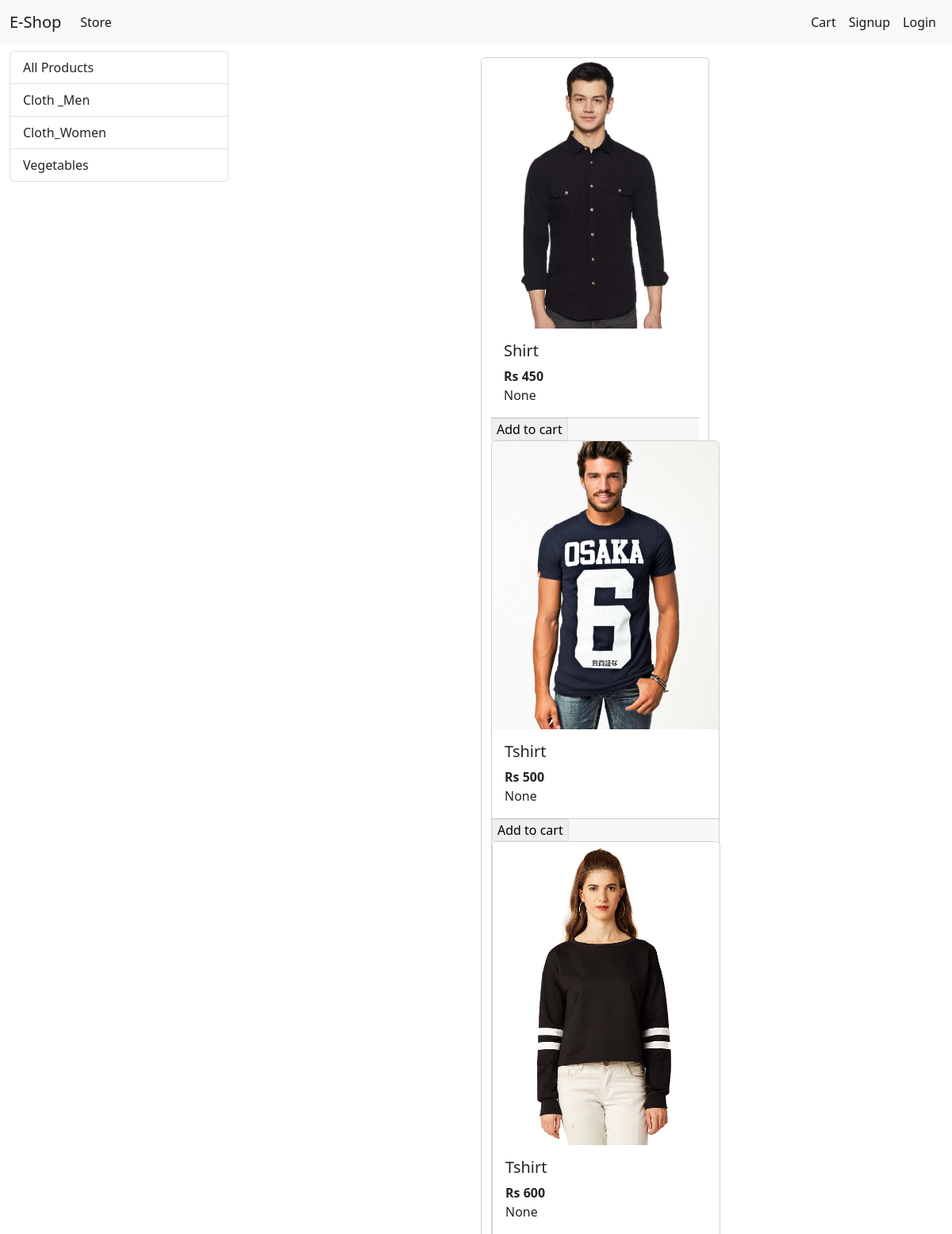
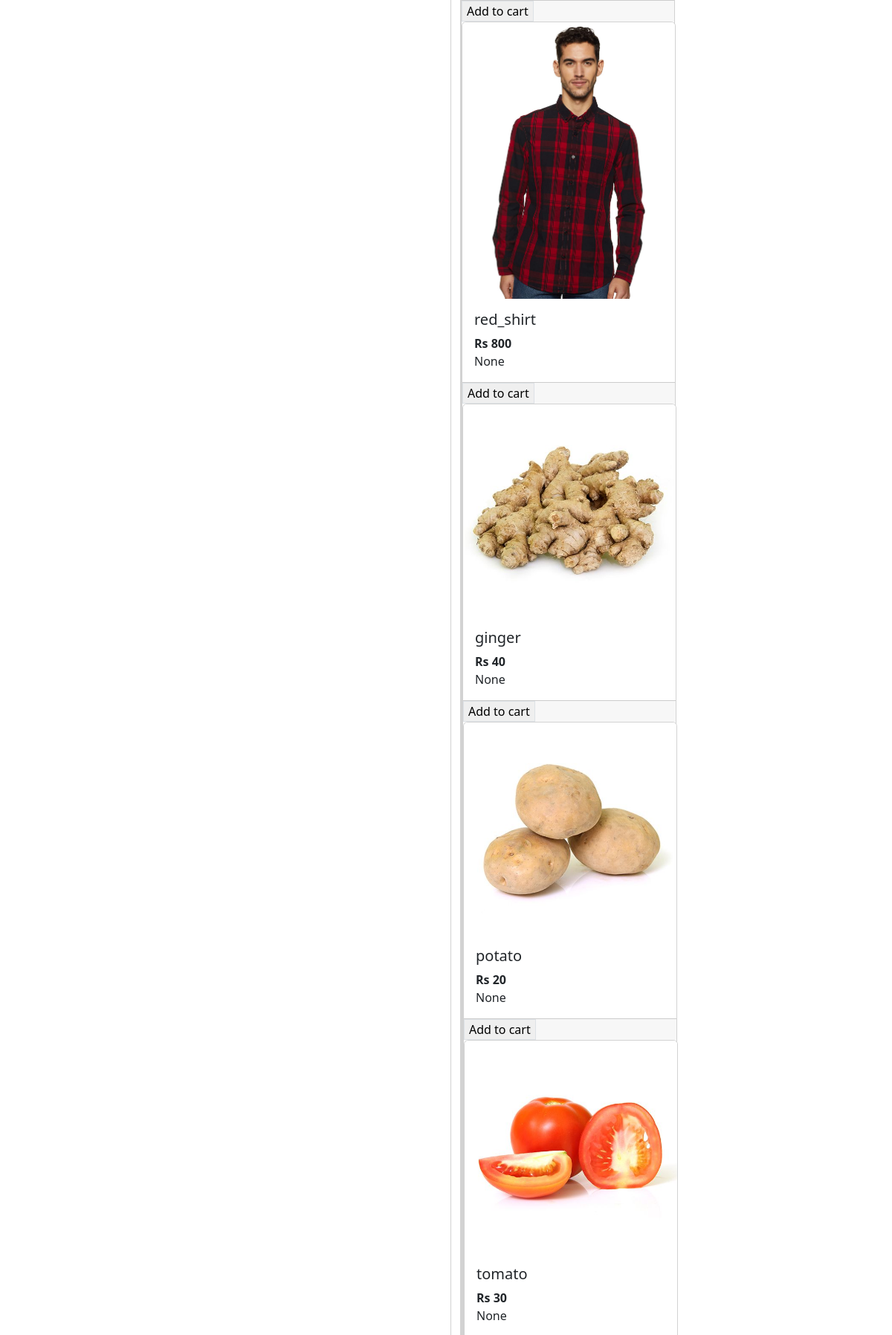
The page / (upper part) on the database its author committed (2 pictures, top to bottom).
### store/models.py (models this page shows, shortened)
class Category(models.Model):
    name = models.CharField(max_length = 50)
    @staticmethod
    def get_all_categories():
        return Category.objects.all()

class Product(models.Model):
    name = models.CharField(max_length = 50)
    price = models.IntegerField()
    category = models.ForeignKey(Category,on_delete = models.CASCADE,default = 1)
    description = models.CharField(max_length = 50)
    image = models.ImageField(upload_to = 'upload/products/')
    @staticmethod
    def get_all_products():
        return Product.objects.all()

### store/views.py (the view, shortened to what this page needs)
# urls.py: path('',Index.as_view(),name = 'homepage'),
class Index(View):
    def get(self,request):
        cart = request.session.get('cart')
        if not cart:
            request.session['cart'] = {}
        all_products = None
        all_categories = Category.get_all_categories()
        categoryID = request.GET.get('category')
        if categoryID:
            all_products = Product.get_all_products_by_categoryid(categoryID)
        else:
            all_products = Product.get_all_products()
        data = {}
        data['all_products'] = all_products
        data['all_categories'] = all_categories
        print('you are:',request.session.get('email'))
        return render(request,'index.html',data)

### store/templatetags/cart.py (called while the page is built)
@register.filter(name='is_in_cart')
def is_in_cart(product,cart):
    keys = cart.keys()
    for id in keys:
        if int(id) == product.id:
            return True

### store/templatetags/custom_filter.py (called while the page is built)
@register.filter(name='currancy')
def currency(number):
            return "Rs "+str(number)

### store/templates/index.html (shortened to what this page needs)
    {% extends 'base.html' %}
    {% load custom_filter%}
    {% block content %}
    {% load cart %}
      <div class = "container-fluid mt-2">
       <div class="row">
        <div class="col-lg-3 mx-auto">
           <div class="list-group">
            <a href="/" class="list-group-item list-group-item-action">All Products</a>
            {%for category in all_categories%}
            <a href="/?category={{category.id}}" class="list-group-item list-group-item-action">{{category.name}}</a>
             {%endfor%}
           </div>
        </div>
        <div id='products' class = "col-lg-9 mx-auto">
          <div class="row mx-auto mt-2">
            {%for product in all_products%}
            <div class="card mx-auto mb-2" id = {{product.id}} style="width: 18rem">
              <img src="{{product.image.url}}" class="card-img-top" alt="...">
              <div class="card-body">
                <h5 class="card-title">{{product.name}}</h5>
                <p class="card-text"><b>{{product.price|currancy}}</b></p>
                {{product|is_in_cart:request.session.cart}}
              </div>
              <div class = "card-footer p-0 no-gutters">
               {% if product|is_in_cart:request.session.cart %}
               <div class="row no-gutters">
                <form action="/#{{product.id}}" class = "col-2" method = "POST">
                  {% csrf_token %}
                  <input hidden type = "text" name = 'product' value='{{product.id}}'>
                  <input hidden type = "text" name = 'remove' value='True'>
                  <input type="submit" value=" - "class = "btn btn-block btn-secondary">
                </form>
                <div class="text-center col">{{product|cart_quantity:request.session.cart}} in cart</div>
                <form action="/#{{product.id}}" class = "col-2" method = "POST">
                  {% csrf_token %}
                  <input hidden type = "text" name = 'product' value='{{product.id}}'>
                  <input type="submit" value=" + "class = "btn btn-block btn-secondary">
                </form>
                </div>
                {% else %}
                <form action="/#{{product.id}}" method ="POST" class="btn-block">
                <input type='submit' class="float-right btn-light border  form-comtrol" value="Add to cart"></input>
                </form>
                {% endif %}
              </div>
            {%endfor%}
          </div>
        </div>
        {% endblock %}

### store/templates/base.html (shortened to what this page needs)
<!doctype html>
<html lang="en">
  <head>
    <link href="https://cdn.jsdelivr.net/npm/bootstrap@5.2.1/dist/css/bootstrap.min.css" rel="stylesheet">
  </head>
  <body>
    <body>
      <nav class="navbar navbar-expand-lg bg-light">
        <div class="container-fluid">
          <a class="navbar-brand" href="/">E-Shop</a>
          <div class="collapse navbar-collapse" id="navbarSupportedContent">
            <ul class="navbar-nav me-auto mb-2 mb-lg-0">
              <li class="nav-item">
                <a class="nav-link active" aria-current="page" href="#">Store</a>
              </li>
            </ul>
            <ul class="navbar-nav ml-auto">
              {% if request.session.customer %}
            <li class="nav-item">
              <a class="nav-link active" aria-current="page" href="/orders">Orders</a>
            </li>
            <li class="nav-item">
              <a class="nav-link active" aria-current="page" href="/logout">Logout</a>
            </li>
           {% else %}
           <li class="nav-item">
            <a class="nav-link active" aria-current="page" href="/cart">Cart</a>
          </li>
           <li class="nav-item">
            <a class="nav-link active" aria-current="page" href="/signup">Signup</a>
          </li>
          <li class="nav-item">
            <a class="nav-link active" aria-current="page" href="/login">Login</a>
          </li>
          {% endif %}
          </ul>
          </div>
        </div>
      </nav>
      {% block content %} {% endblock %}
     </body>
  </body>
</html>

### rows shown on the page
Category: name "Cloth _Men"
Category: name "Cloth_Women"
Category: name "Vegetables"
Product: {{ product.id }} 1 (drawn), image (picture), name "Shirt", price|currancy "Rs 450", session "None"
Product: image (picture), name "Tshirt", price|currancy "Rs 500", session "None"
Product: image (picture), name "Tshirt", price|currancy "Rs 600", session "None"
Product: image (picture), name "red_shirt", price|currancy "Rs 800", session "None"
Product: image (picture), name "ginger", price|currancy "Rs 40", session "None"
Product: image (picture), name "potato", price|currancy "Rs 20", session "None"
Product: image (picture), name "tomato", price|currancy "Rs 30", session "None"
